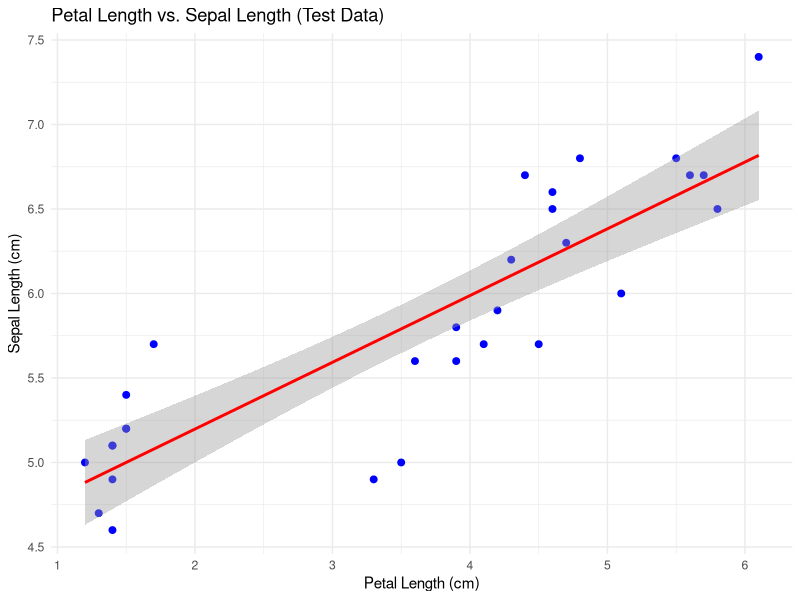

Here is the R script that generated this plot:
library(ggplot2)

dataset <- iris

summary(dataset)
head(dataset)

# Split the dataset into 80% train and 20% test 
set.seed(123)  # Setting seed for reproducibility
train_indices <- sample(1:nrow(dataset), size = 0.8 * nrow(dataset))  # 80% for training
train_data <- dataset[train_indices, ]
test_data <- dataset[-train_indices, ]

# Fit the linear model on the training data
model <- lm(Sepal.Length ~ Petal.Length, data = train_data)
summary(model)

# Make predictions on the test data
predictions <- predict(model, newdata = test_data)

# Compare predicted vs. actual values for the test data
results <- data.frame(Actual = test_data$Sepal.Length, Predicted = predictions)
print(results)



# Calculate error metrics
mae <- mean(abs(results$Actual - results$Predicted))  # Mean Absolute Error
mse <- mean((results$Actual - results$Predicted)^2)   # Mean Squared Error
rmse <- sqrt(mse)  # Root Mean Squared Error

# Print error metrics
cat("Mean Absolute Error (MAE):", mae, "\n")
cat("Mean Squared Error (MSE):", mse, "\n")
cat("Root Mean Squared Error (RMSE):", rmse, "\n")


# Plotting the regression line using the test data
ggplot(test_data, aes(x = Petal.Length, y = Sepal.Length)) +
  geom_point(color = "blue", size = 2) +  # Scatter plot
  geom_smooth(method = "lm", formula = y ~ x, color = "red") +  # Regression line
  labs(title = "Petal Length vs. Sepal Length (Test Data)",
       x = "Petal Length (cm)",
       y = "Sepal Length (cm)") +
  theme_minimal()

# New data to make predictions (for new petal lengths)
new_petal_length <- c(1.5, 3.0, 4.5)
predicted_sepal_length <- predict(model, newdata = data.frame(Petal.Length = new_petal_length))
print(predicted_sepal_length)
